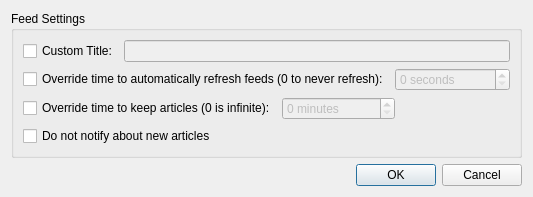
<?xml version="1.0" encoding="UTF-8"?>
<ui version="4.0">
 <class>Dialog</class>
 <widget class="QDialog" name="Dialog">
  <property name="geometry">
   <rect>
    <x>0</x>
    <y>0</y>
    <width>501</width>
    <height>181</height>
   </rect>
  </property>
  <property name="sizePolicy">
   <sizepolicy hsizetype="Fixed" vsizetype="Fixed">
    <horstretch>0</horstretch>
    <verstretch>0</verstretch>
   </sizepolicy>
  </property>
  <property name="windowTitle">
   <string>Feed Settings</string>
  </property>
  <layout class="QVBoxLayout" name="_2">
   <item>
    <widget class="QGroupBox" name="groupBox">
     <property name="title">
      <string>Feed Settings</string>
     </property>
     <property name="checkable">
      <bool>false</bool>
     </property>
     <property name="checked">
      <bool>false</bool>
     </property>
     <layout class="QVBoxLayout" name="verticalLayout">
      <item>
       <layout class="QHBoxLayout" name="horizontalLayout_6">
        <item>
         <widget class="QCheckBox" name="customTitleCheck">
          <property name="text">
           <string>Custom Title:</string>
          </property>
          <property name="checked">
           <bool>false</bool>
          </property>
         </widget>
        </item>
        <item>
         <widget class="QLineEdit" name="customTitle">
          <property name="enabled">
           <bool>false</bool>
          </property>
         </widget>
        </item>
       </layout>
      </item>
      <item>
       <layout class="QHBoxLayout" name="horizontalLayout_4">
        <item>
         <widget class="QCheckBox" name="refreshRateCheck">
          <property name="text">
           <string>Override time to automatically refresh feeds (0 to never refresh):</string>
          </property>
          <property name="checked">
           <bool>false</bool>
          </property>
         </widget>
        </item>
        <item>
         <widget class="QSpinBox" name="refreshRate">
          <property name="enabled">
           <bool>false</bool>
          </property>
          <property name="sizePolicy">
           <sizepolicy hsizetype="Fixed" vsizetype="Fixed">
            <horstretch>0</horstretch>
            <verstretch>0</verstretch>
           </sizepolicy>
          </property>
          <property name="readOnly">
           <bool>false</bool>
          </property>
          <property name="correctionMode">
           <enum>QAbstractSpinBox::CorrectToNearestValue</enum>
          </property>
          <property name="suffix">
           <string> seconds</string>
          </property>
          <property name="minimum">
           <number>0</number>
          </property>
          <property name="maximum">
           <number>99999999</number>
          </property>
          <property name="value">
           <number>0</number>
          </property>
         </widget>
        </item>
        <item>
         <spacer name="horizontalSpacer_4">
          <property name="orientation">
           <enum>Qt::Horizontal</enum>
          </property>
          <property name="sizeHint" stdset="0">
           <size>
            <width>0</width>
            <height>0</height>
           </size>
          </property>
         </spacer>
        </item>
       </layout>
      </item>
      <item>
       <layout class="QHBoxLayout" name="horizontalLayout_5">
        <item>
         <widget class="QCheckBox" name="deleteTimeCheck">
          <property name="text">
           <string>Override time to keep articles (0 is infinite):</string>
          </property>
         </widget>
        </item>
        <item>
         <widget class="QSpinBox" name="deleteTime">
          <property name="enabled">
           <bool>false</bool>
          </property>
          <property name="sizePolicy">
           <sizepolicy hsizetype="Fixed" vsizetype="Fixed">
            <horstretch>0</horstretch>
            <verstretch>0</verstretch>
           </sizepolicy>
          </property>
          <property name="correctionMode">
           <enum>QAbstractSpinBox::CorrectToNearestValue</enum>
          </property>
          <property name="suffix">
           <string> minutes</string>
          </property>
          <property name="minimum">
           <number>0</number>
          </property>
          <property name="maximum">
           <number>99999999</number>
          </property>
          <property name="value">
           <number>0</number>
          </property>
         </widget>
        </item>
        <item>
         <spacer name="horizontalSpacer_5">
          <property name="orientation">
           <enum>Qt::Horizontal</enum>
          </property>
          <property name="sizeHint" stdset="0">
           <size>
            <width>0</width>
            <height>0</height>
           </size>
          </property>
         </spacer>
        </item>
       </layout>
      </item>
      <item>
       <widget class="QCheckBox" name="notifyCheck">
        <property name="text">
         <string>Do not notify about new articles</string>
        </property>
       </widget>
      </item>
     </layout>
    </widget>
   </item>
   <item>
    <widget class="QDialogButtonBox" name="dialogButtonBox">
     <property name="sizePolicy">
      <sizepolicy hsizetype="Expanding" vsizetype="Fixed">
       <horstretch>0</horstretch>
       <verstretch>0</verstretch>
      </sizepolicy>
     </property>
     <property name="standardButtons">
      <set>QDialogButtonBox::Cancel|QDialogButtonBox::Ok</set>
     </property>
    </widget>
   </item>
  </layout>
 </widget>
 <resources/>
 <connections>
  <connection>
   <sender>dialogButtonBox</sender>
   <signal>accepted()</signal>
   <receiver>Dialog</receiver>
   <slot>accept()</slot>
   <hints>
    <hint type="sourcelabel">
     <x>250</x>
     <y>160</y>
    </hint>
    <hint type="destinationlabel">
     <x>250</x>
     <y>90</y>
    </hint>
   </hints>
  </connection>
  <connection>
   <sender>dialogButtonBox</sender>
   <signal>rejected()</signal>
   <receiver>Dialog</receiver>
   <slot>reject()</slot>
   <hints>
    <hint type="sourcelabel">
     <x>250</x>
     <y>160</y>
    </hint>
    <hint type="destinationlabel">
     <x>250</x>
     <y>90</y>
    </hint>
   </hints>
  </connection>
 </connections>
</ui>
